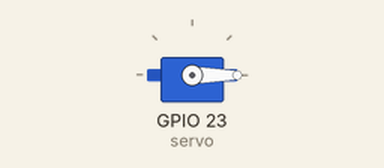
This program was run on a simulated ESP32 board running MicroPython. Shown: servo. Servo angles are drawn from the pulse width (0.5 ms = 0°, 2.5 ms = 180°). At 3.0 s the program stops and its outputs stay as they are.

Above: at 0.1 s.
At 1.1 s:
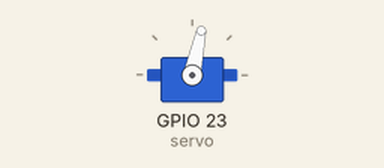
At 2.1 s:
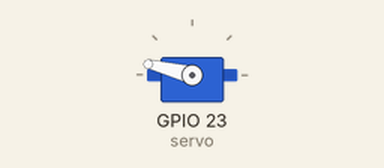
Timing chart, 0 to 3.6 s (numbered marks = the images above):
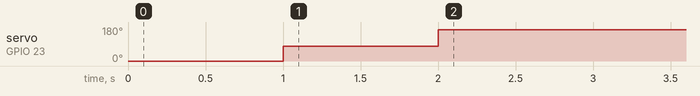

Measured:
- by itself, servo on GPIO 23 (servo): 0° → 78° at 1.0 s, → 166° 1.0 s later

The program:

Servo1.py
```python
from machine import Pin, PWM
import time

servo = PWM(Pin(23), freq=50)

servo.duty(20)   # about 0 degree
time.sleep_ms(1000)

servo.duty(70)   # about 90 degree
time.sleep_ms(1000)

servo.duty(120)  # about 180 degree
time.sleep_ms(1000)	
```
